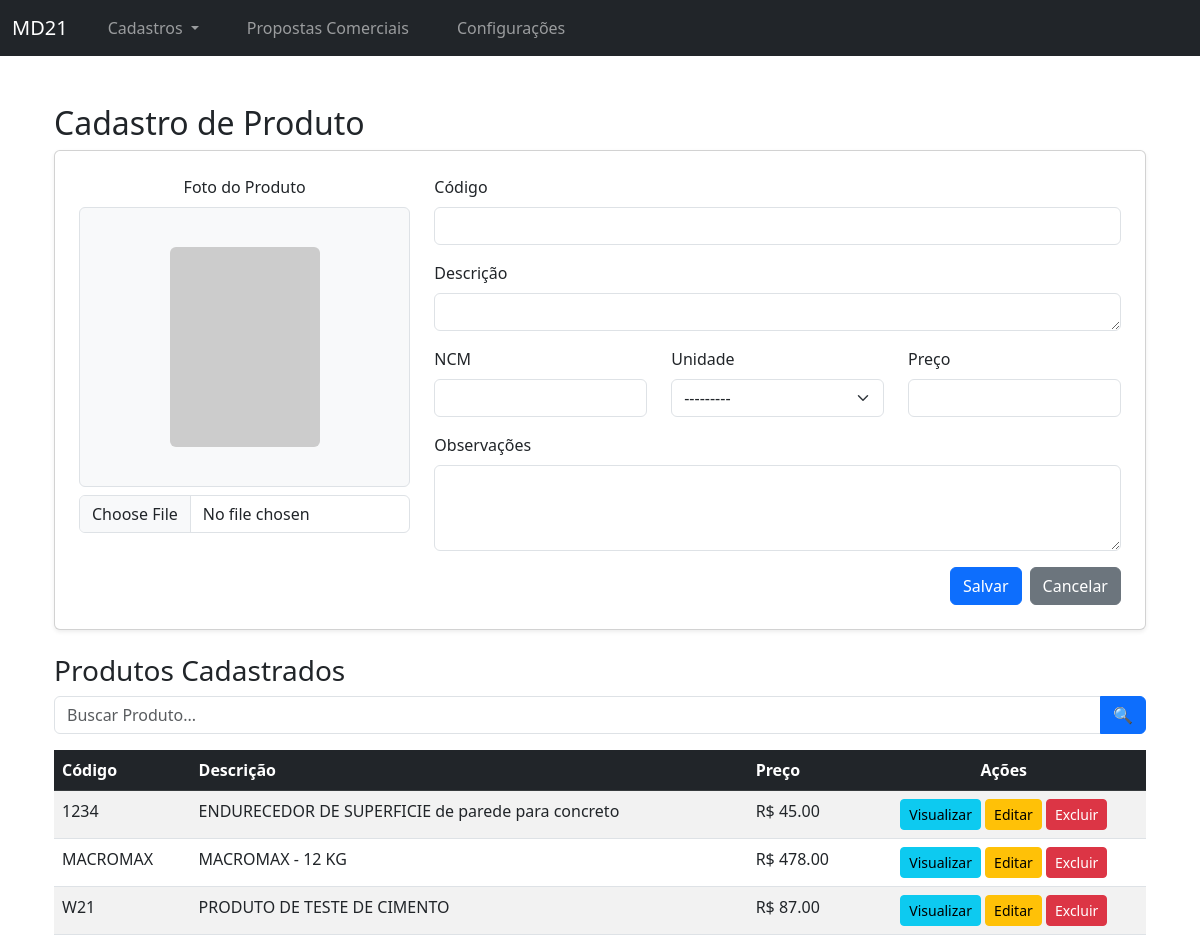
The app's page /cadastro_produto/ with its own data.
### core/models.py (models this page shows, shortened)
class Produto(models.Model):
    codigo = models.CharField(max_length=30, unique=True)
    descricao = models.TextField(max_length=100)
    unidade = models.CharField(
        max_length=15,
        choices=[
            ('Unidade', 'Unidade'),
            ('Pacote', 'Pacote'),
            ('Caixa', 'Caixa'),
            ('Metro', 'Metro')
        ]
    )
    preco = models.DecimalField(max_digits=10, decimal_places=2)
    ncm = models.CharField(max_length=10, blank=True, null=True)
    observacoes = models.TextField(blank=True, null=True)
    foto = models.ImageField(upload_to='produtos/', blank=True, null=True)

### core/views.py (the view)
# urls.py: path('cadastro_produto/', views.cadastro_produto, name='cadastro_produto'),
def cadastro_produto(request):
    query = request.GET.get('q', '')
    produtos = Produto.objects.all()
    if query:
        produtos = produtos.filter(
            Q(codigo__icontains=query) |
            Q(descricao__icontains=query) |
            Q(preco__icontains=query)
        )
    if request.method == 'POST':
        form = ProdutoForm(request.POST, request.FILES)
        if form.is_valid():
            form.save()
            return redirect('cadastro_produto')
    else:
        form = ProdutoForm()
    return render(request, "cadastro_produto.html", {
        "form": form,
        "produtos": produtos,
        "query": query
    })

### core/forms.py
class ProdutoForm(forms.ModelForm):
    produto_id = forms.CharField(widget=forms.HiddenInput(), required=False)  # Campo oculto para edição
    class Meta:
        model = Produto
        fields = ['produto_id', 'foto', 'codigo', 'descricao', 'ncm', 'unidade', 'preco', 'observacoes']
        widgets = {
            'codigo': forms.TextInput(attrs={'class': 'form-control'}),
            'descricao': forms.Textarea(attrs={'class': 'form-control', 'rows': 1}),
            'ncm': forms.TextInput(attrs={'class': 'form-control'}),
            'unidade': forms.Select(attrs={'class': 'form-select'}),
            'preco': forms.NumberInput(attrs={'class': 'form-control'}),
            'observacoes': forms.Textarea(attrs={'class': 'form-control', 'rows': 3}),
            'foto': forms.ClearableFileInput(attrs={'class': 'form-control'}),
        }

### core/templates/cadastro_produto.html (shortened to what this page needs)
{% extends "base.html" %}
{% block content %}
<div class="container mt-5">
    <h2>Cadastro de Produto</h2>
    <div class="card p-4 shadow-sm">
        <form method="POST" enctype="multipart/form-data">
            <div class="row">
                <div class="col-md-4 text-center">
                    <label class="form-label">Foto do Produto</label>
                        <div class="border rounded d-flex align-items-center justify-content-center p-2 mb-2" style="width: 100%; height: 280px; background-color: #f8f9fa;">
                            <img id="previewImage" src="https://via.placeholder.com/150x200" class="img-fluid rounded" style="max-height: 100%;" alt="Prévia do Produto">
                        </div>
                        {{ form.foto }}
                </div>
                <div class="col-md-8">
                    <div class="mb-3">
                        <label class="form-label">Código</label>
                        {{ form.codigo }}
                    </div>
                    <div class="mb-3">
                        <label class="form-label">Descrição</label>
                        {{ form.descricao }}
                    </div>
                    <div class="row">
                        <div class="col-md-4 mb-3">
                            <label class="form-label">NCM</label>
                            {{ form.ncm }}
                        </div>
                        <div class="col-md-4 mb-3">
                            <label class="form-label">Unidade</label>
                            {{ form.unidade }}
                        </div>
                        <div class="col-md-4 mb-3">
                            <label class="form-label">Preço</label>
                            {{ form.preco }}
                        </div>
                    </div>
                    <div class="mb-3">
                        <label class="form-label">Observações</label>
                        {{ form.observacoes }}
                    </div>
                    <div class="d-flex gap-2 justify-content-end mt-3">
                        <button type="submit" class="btn btn-primary" onclick="setSuccessFlag()">Salvar</button>
                        <button type="button" class="btn btn-secondary" onclick="window.location.href='/'">Cancelar</button>
                    </div>
                </div>
            </div>
        </form>
    </div>
    <h3 class="mt-4">Produtos Cadastrados</h3>
        <div class="input-group mb-3">
            <input type="text" class="form-control" id="inputBuscaProduto" name="q" value="{{ query }}" placeholder="Buscar Produto...">
            <button class="btn btn-primary" id="botaoBuscarProduto">
                🔍
            </button>
        </div>
        <div class="table-responsive">
            <table class="table table-striped table-hover">
                <thead class="table-dark">
                    <tr>
                        <th>Código</th>
                        <th>Descrição</th>
                        <th>Preço</th>
                        <th class="text-center">Ações</th>
                    </tr>
                </thead>
                <tbody>
                    {% for produto in produtos %}
                    <tr>
                        <td>{{ produto.codigo }}</td>
                        <td>{{ produto.descricao }}</td>
                        <td>R$ {{ produto.preco }}</td>
                        <td class="text-center">
                            <button class="btn btn-info btn-sm">Visualizar</button>
                            <button class="btn btn-warning btn-sm" onclick="confirmarEdicao('{{ produto.id }}', '{{ produto.codigo }}', '{{ produto.descricao }}', '{{ produto.ncm }}', '{{ produto.unidade }}', '{{ produto.preco }}', '{{ produto.observacoes }}')">Editar</button>
                            <button class="btn btn-danger btn-sm" onclick="confirmarExclusao('{{ produto.id }}')">Excluir</button>
                        </td>
                    </tr>
                    {% empty %}
                    <tr>
                        <td colspan="4" class="text-center">Nenhum produto cadastrado.</td>
                    </tr>
                    {% endfor %}
                </tbody>
            </table>
        </div>
{% endblock %}

### core/templates/base.html (shortened to what this page needs)
<!DOCTYPE html>
<html lang="pt-br">
<head>
    <link href="https://cdn.jsdelivr.net/npm/bootstrap@5.3.0/dist/css/bootstrap.min.css" rel="stylesheet">
    <link rel="stylesheet" href="https://cdn.jsdelivr.net/npm/bootstrap-icons/font/bootstrap-icons.css">
</head>
<body>
        {% include "navbar.html" %}
        <div class="container mt-5">
            {% block content %}{% endblock %}
        </div>
</body>

### core/templates/navbar.html (shortened to what this page needs)
<nav class="navbar navbar-expand-lg navbar-dark bg-dark">
    <div class="container-fluid">
        <a class="navbar-brand" href="{% url 'index' %}">MD21</a>
        <div class="collapse navbar-collapse" id="navbarNav">
            <ul class="navbar-nav">
                <li class="nav-item dropdown mx-3">
                    <a class="nav-link dropdown-toggle" href="#" id="navbarDropdown" role="button" data-bs-toggle="dropdown">
                        Cadastros
                    </a>
                </li>
                <li class="nav-item mx-3"><a class="nav-link" href="#">Propostas Comerciais</a></li>
                <li class="nav-item mx-3"><a class="nav-link" href="#">Configurações</a></li>
            </ul>
        </div>
    </div>
</nav>

### records on screen
Produto: codigo "1234", descricao "ENDURECEDOR DE SUPERFICIE de parede para concreto", preco "45.00"
Produto: codigo "MACROMAX", descricao "MACROMAX - 12 KG", preco "478.00"
Produto: codigo "W21", descricao "PRODUTO DE TESTE DE CIMENTO", preco "87.00"
